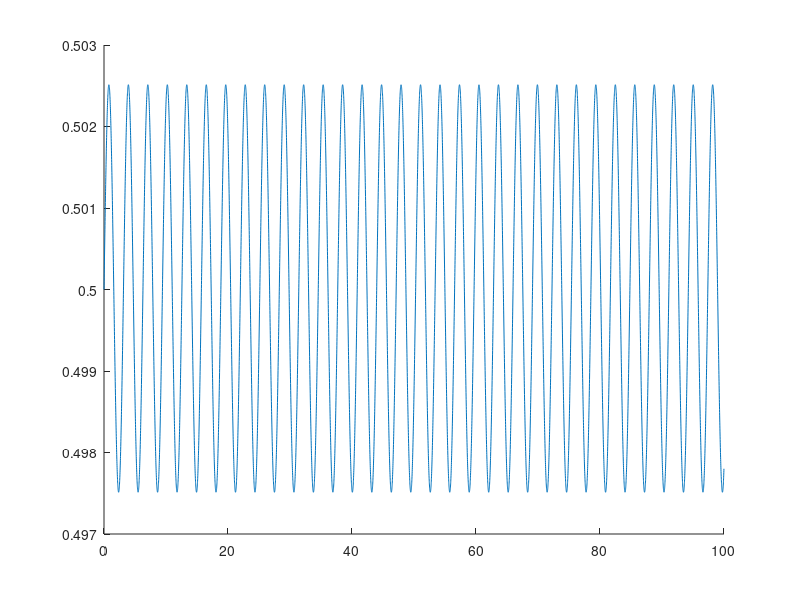

The MATLAB source for this figure:
%%
clc;clf;clear

data_verlet=load('verlet.tsv');

t_v=data_verlet(:,1);
x_v=data_verlet(:,2);
v_v=data_verlet(:,3);
E_v=0.5*v_v.^2+0.5*x_v.^2;

plot(t_v,E_v)
%plot(t_v,x_v)


%%
clc;clf;clear
data_euler=load('euler2F.tsv');

t_e=data_euler(:,1);
x_e=data_euler(:,2);
v_e=data_euler(:,3);
E_e=0.5*v_e.^2+0.5*x_e.^2;

hold on
plot(t_e,E_e)


dt=mean(diff(t_e));
w=1;

%T=E_e(1)*exp(dt*t_e/w^2);
%plot(t_e,T)




